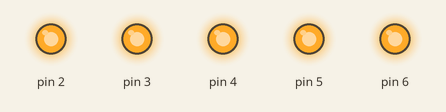
Simulated run of this sketch. Board: Arduino Uno, built with avr-gcc and run on an emulated ATmega328P. Shown: output pins drawn as LEDs (lit = HIGH).

Above: at 0.1 s.
Timing chart, 0 to 1.6 s (numbered marks = the images above):
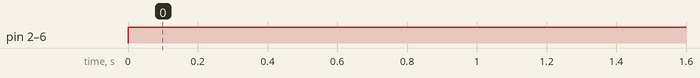

Measured:
- by itself, pin 2–6: LOW → HIGH at 0.00 s

The sketch:

firstblink.ino
```cpp
// Blink LED on pin 13
void setup() {
  for(int a = 2; a <= 6; a++){
    pinMode(a, OUTPUT); // Set pin 13 as an output
  }
}

void loop() {
  for(int f = 2; f <= 6; f++)
    digitalWrite(f, HIGH); // Turn LED on
    delay(500);            // Wait for 1 second (1000 ms)
    //digitalWrite(f, LOW);  // Turn LED off
}
```
